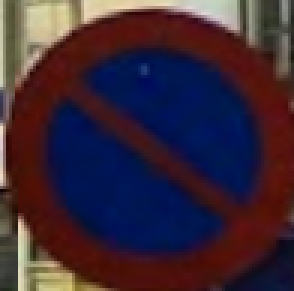
#> input picture images/test-3-classes/3/858.png, 98 x 97 px, found by its file name (shown 3 times larger)
$ python predict_scratch_svm.py
#> lines starting #> are read from the running program, lines starting #| are printed output that depends on the picture
### compare/utils-scratch/linearClassifier.py
import sys
import numpy as np
import svm_loss

class LinearClassifier(object):

  def __init__(self):
    self.W = None

  # [95 lines left out: functions train, predict, not called in this run]

  def load_weights(self, row, col, path = 'model\svm-scratch.sav'):
    self.W = np.loadtxt(path, encoding="utf-8").reshape(row, col)

  # [24 lines left out: functions save_weights, loss, not called in this run]

class LinearSVM(LinearClassifier):
  """ A subclass that uses the Multiclass SVM loss function """

  def loss(self, X_batch, y_batch, reg):
    return svm_loss.svm_loss_vectorized(self.W, X_batch, y_batch, reg)

### compare/predict_scratch_svm.py
# predict using SVM SGD from scratch model
import os, sys, shutil
sys.path.append('compare/utils-scratch')
import numpy as np
import cv2

import sklearn
from skimage.feature import hog
from imutils import paths
import argparse
import time
import pickle
from svm_loss import svm_loss_naive, svm_loss_vectorized
from linearClassifier import LinearSVM

default_test_img = r'images\test-3-classes\3\858.png'

ap = argparse.ArgumentParser()
ap.add_argument("-p", "--imgPath", required=False, default=default_test_img, help="Path to test image")
args = vars(ap.parse_args())

print("[INFO] extracting features...")
imagePath = args["imgPath"]

# load the image, convert it to grayscale, and detect edges
image = cv2.imread(imagePath)
#> image is the input picture: shape (97, 98, 3); mean B, G, R 55.9, 40.5, 59.4
gray = cv2.cvtColor(image, cv2.COLOR_BGR2GRAY)
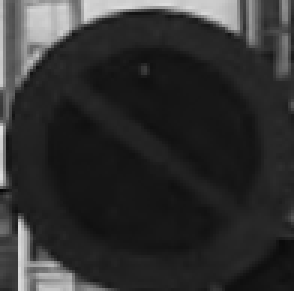
#> gray: shape (97, 98) (shown 3 times larger); min 6, max 223, mean 47.9
gray = cv2.resize(gray, (100, 100))
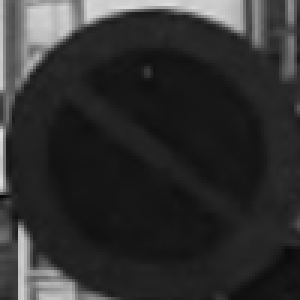
#> gray: shape (100, 100) (shown 3 times larger); min 7, max 223, mean 47.8

# extract Histogram of Oriented Gradients from the logo
hogFeature = hog(gray, orientations=9, pixels_per_cell=(8, 8),cells_per_block=(4, 4), transform_sqrt=True, visualize=False,block_norm='L2')
#> hogFeature = 11664 values, max 0.905 at index 8035, min 0 at index 2, mean 0.0415

data = np.stack(hogFeature, axis=0)
#> data has the same summary as hogFeature
data = np.expand_dims(data, axis=0)
data = np.hstack([data, np.ones((data.shape[0], 1))])
# print(data.shape)

print("[INFO] loading classifier...")

model_path = 'models\compare_scratch_model.sav'
svm = LinearSVM()
svm.load_weights(row = data.shape[1], col = 8, path = model_path)
#> (the run stopped early here; a loop or call above may not have finished)

$ run again, with images/test-3-classes/3/1301.png copied over images/test-3-classes/3/858.png
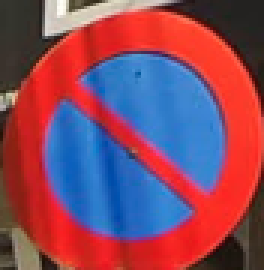
#> input picture images/test-3-classes/3/1301.png, 88 x 90 px, found by its file name (shown 3 times larger)
#> image is the input picture: shape (90, 88, 3); mean B, G, R 96.2, 73.8, 135.3
#> `gray = cv2.cvtColor(image, cv2.COLOR_BGR2GRAY)`:
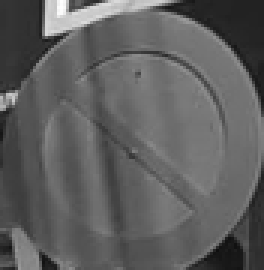
#> gray: shape (90, 88) (shown 3 times larger); min 15, max 253, mean 94.8
#> `gray = cv2.resize(gray, (100, 100))`:
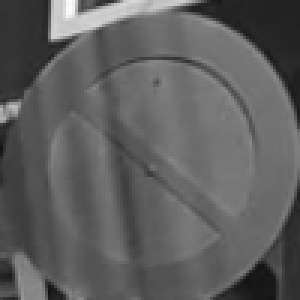
#> gray: shape (100, 100) (shown 3 times larger); min 18, max 252, mean 94.7
#> hogFeature = 11664 values, max 0.832 at index 9064, min 0 at index 1, mean 0.0413
#> data has the same summary as hogFeature
